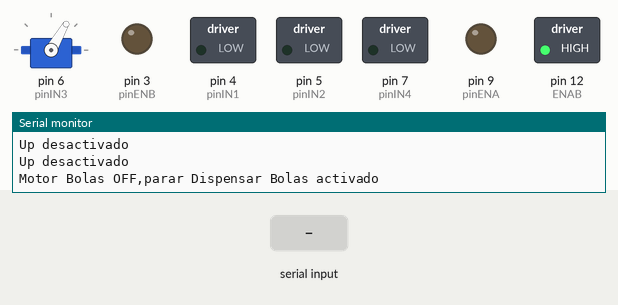
The sketch below on a simulated Arduino Uno, built with avr-gcc and run on an emulated ATmega328P. On the bench: servo, switched loads named in the sketch (green lamp = pin HIGH), output pins drawn as LEDs (lit = HIGH), the last lines printed to the serial monitor. Inputs (shaded band) come from the test bench.

Above: at 1.2 s.
1.3 s: "E" received over the second serial link
At 2.4 s:
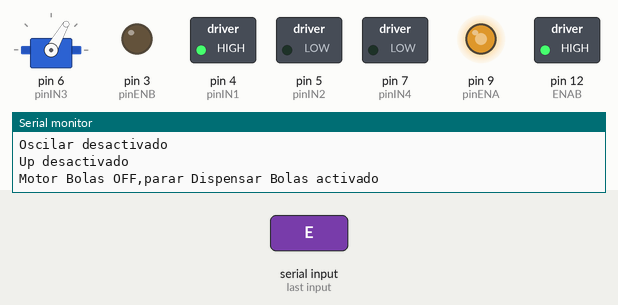
2.9 s: "C" received over the second serial link
At 3.6 s:
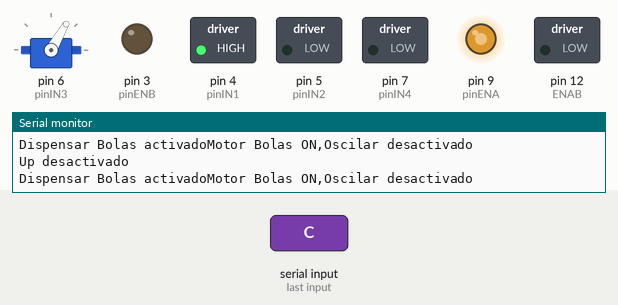
4.5 s: "F" received over the second serial link
At 5.0 s:
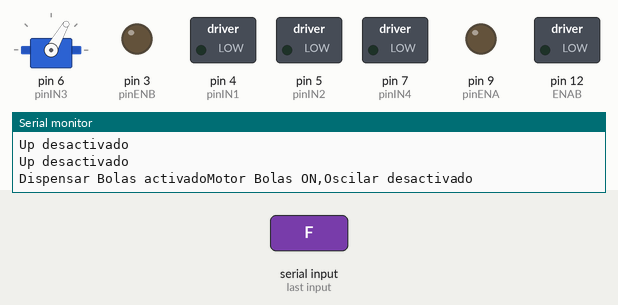
6.1 s: "D" received over the second serial link
At 6.9 s:
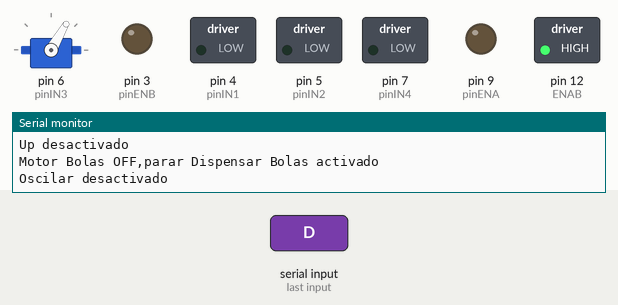
Timing chart, 0 to 9.1 s (numbered marks = the images above; inputs shaded):
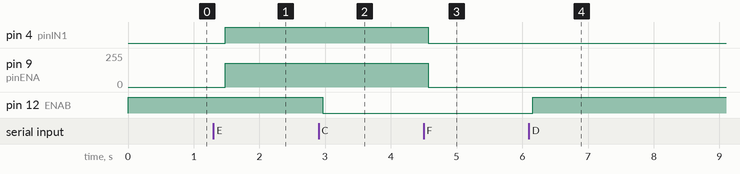

Measured:
- after the input at 1.3 s, pin 4 (pinIN1): LOW → HIGH after 0.18 s; pin 9 (pinENA): 0/255 → 180/255 after 0.18 s
- after the input at 2.9 s, pin 12 (ENAB): HIGH → LOW after 0.06 s
- after the input at 4.5 s, pin 4 (pinIN1): HIGH → LOW after 0.07 s; pin 9 (pinENA): 180/255 → 0/255 after 0.07 s
- after the input at 6.1 s, pin 12 (ENAB): LOW → HIGH after 0.06 s

The sketch:

TTR_V3_Valde.ino
```cpp
//* Ping Pong Robot Inicio de codigo: version 3- Mayo-9-2023 - ALERTA: esta version no esta trabajando- se intento poner a trabajar los sliders- se usa la version pin_pong robot 3
// * by hernando Bolaños
// *se emplea rele par un motoreductor del alimentador de bolas - 30 rpm - variacion de velocidad con plantilla de acceso bolas
// * 01-08-2022- servo variacion update
//* Pruebas comunicaciones con APP
//*15-08-2022 -primeras pruebas de sliders- no operan correctamente con parseint() -debido a que estamos trabajando con multitasking-sin resolver a abril -25-2023
//*29-08-2022 - Settings-segun pruebas - revisar problema de entrada en hibernacion del BTh - sin reoslver a abril-25-2023
// 05-mayo-2023 - nuevo intento de leer los slider de la APP como cadenas de caracteres es muy importante poder cambiar velocidades para darle mas opciones al juego
//
//////////////////////////////////////////////////////////////////////////////////////////////////////
////WARNING: DRAFT CODE////The robot must need adult supervision if there are kids playing with it
/////////////////////////////////////////////////////////////////////////////////////////////////////
//-- Zona de librerías --
// Comunicación serie por software
#include <SoftwareSerial.h>
//-- Zona de definiciones --
#define LED
#define RX 10
#define TX 11
const int pinENA = 9; // Motor UP PWM
const int pinIN1 = 4;// motor UP
const int pinIN2 = 5; // Motor UP
const int pinENB = 3;// Motor Down PWM
const int pinIN3 = 6;//Motor Down
const int pinIN4 = 7;//Motor Down
const int speed = 250; //velocidad de giro 80% (200 de 255)
const int speedoff = 0; //velocidad de giro 0% (0 de 255)
long unsigned valor=0;
//-- Zona de variables globales
SoftwareSerial BT1(RX,TX);

#define ENAB 12 // pIN ENAB para motoreductor de alimeantador de bolas

#include <Servo.h>
Servo myservo; // create servo object to control a servo
int servo_angle = 90;//90
int servo_angle1 = 60;// valor para quedar en posicion central fija
int variacion = 10;/// con esta variable se puede hacer mas lenta o mas rapida la osiclacion
unsigned long startTime_servo = 0;
unsigned long interval_servo = 1100;//t1100
int latchball = 0;
int latchservo = 0;
int latchup = 0;
int latchdown =0;
int latchservoizq =0;
int latchservocen =0;
int latchservoder =0;
int latchservorandom =0;
String dataIn = "";
//int speedup=180;
//int speeddown=180;
String recibido,dataIns;
int s3Act;
int s4Act;
int speedup=180;
int speeddown=180;

void setup()
{

pinMode(ENAB, OUTPUT); // pIN 12 como salida para rele motorreductor
pinMode(pinIN1, OUTPUT);
pinMode(pinIN2, OUTPUT);
pinMode(pinENA, OUTPUT);//PWM usado para velocidad de motor 1 del lanzador
pinMode(pinIN3, OUTPUT);
pinMode(pinIN4, OUTPUT);
pinMode(pinENB, OUTPUT);//PWM uasado para veloidad de motor 2 del lanzador
digitalWrite(ENAB, HIGH);
myservo.attach(6,510,1200); // ancho minimo y max exclusivo para MG996R -base aplicado a este robt attaches the servo on pin 6 to the servo object
Serial.begin(9600);

myservo.write(90); // usado al inicio para verificar si el servo esta activo
myservo.write (0); // ir a posicion de inicio en el centro
myservo.write(60); // usado al inicio para verificar si el servo esta activo

BT1.begin(9600);
BT1.setTimeout(10);
//char recibido=0;
int i=0;
}
void loop()
{
unsigned currentTime = millis();
//char recibido=0; se cambio por string
//int speedup = 0;
//int speeddown = 0;
//Si se ha recibido un dato
if(BT1.available()==true){
recibido=BT1.readString(); //Se carga en la variable recibido/se lle cadena
Serial.print(recibido);

if (recibido.startsWith ("s3")){ //compruba si la cadena empieza con s3
  dataIns= recibido.substring(2,recibido.length());//extraigo los cacteres de la posición 2 en adelante
s3Act=dataIns.toInt(); //convierto de strin a entero
speedup=s3Act;
}


if (recibido.startsWith ("s4")){ //compruba si la cadena empieza con s3
  dataIns= recibido.substring(2,recibido.length());//extraigo los cacteres de la posición 2 en adelante
s3Act=dataIns.toInt(); //convierto de strin a entero
speeddown=s4Act;
}

Serial.print(speedup);
Serial.print(speeddown);
}
//
if (recibido.startsWith("A")){
int latchrobot = 1;
Serial.print("Robot Activado");
}
if (recibido.startsWith("B")){
int latchrobot = 0;
Serial.println("Robot Desactivado");
latchball = 0; //desenganchar
latchservo =0; //desenganchar
latchup=0;//desenganchar
latchdown=0;//desenganchar
latchservoizq=0;//desenganchar
latchservoder=0;//desenganchar
latchservocen=0;//desengachar
digitalWrite(ENAB, HIGH); //aplicar Rele motoreductor off
}
if (recibido.startsWith("C")){
latchball= 1;}
if (recibido.startsWith ("D")){
latchball= 0;}
if (recibido.startsWith ("E")){
latchup= 1;}
if (recibido.startsWith("F")){
latchup= 0;}
if (recibido.startsWith("G")){
latchdown= 1;}
if (recibido.startsWith ("H")){
latchdown= 0;}
if (recibido.startsWith ("I")){
latchservo = 1;}
if (recibido.startsWith("J")){
latchservo = 0;}
if (recibido.startsWith ("Z")){
latchservoizq = 1;}
if (recibido.startsWith("W")){
latchservoizq = 0;}
if (recibido.startsWith("T")){
latchservocen = 1;}
if (recibido.startsWith("X")){
latchservocen = 0;}
if (recibido.startsWith ("R")){
latchservoder = 1;}
if (recibido.startsWith ("Y")){
latchservoder = 0;}
if (recibido.startsWith ("M")){
latchservorandom = 1;}
if (recibido.startsWith("N")){
latchservorandom = 0;}
//if (((valor >=20) and (valor <=25)) and(( latchup=1) and (latchdown =1) )){ const int speed=valor; Serial.print(speed);} // tomando trama de los slider up y down
if (latchball == 1){
Serial.print("Dispensar Bolas activado");
alimbolas();
BT1.write('C');
}
if (latchball == 0){
alimbolasoff();
Serial.println("parar Dispensar Bolas activado");
BT1.write('D');
}
if (latchservo == 1){
Serial.print("Oscilar activado");
oscilar();
//BT1.write('I');}
}
if (latchservo == 0){
Serial.println("Oscilar desactivado");
//BT1.write('J');
}
if (latchup == 1){
uprob();
}
if (latchup == 0){
upoff();
Serial. println("Up desactivado");
BT1.write(' ');
}
if (latchdown == 1){
down();
}
if (latchdown == 0){
downoff();
Serial. println("Up desactivado");
//BTI.write(' ');
}
if (latchservoizq== 1){
//
int i=0;
for (int i = 0; i <= 1; i++) {
oscizq();
}
if (i>=1){
latchservoizq == 0;}
//Serial.println("Fijo en izquierda Activado");
//BTI.write(' ');
}
if (latchservoizq == 0){
//oscizqoff();
//Serial. println(" Fijo en ziquiera desActivado")
//BTI.write(' ');
}
if (latchservocen== 1){
int i=0;
for (int i = 0; i <= 1; i++) {
osccentro();
}
if (i>=1){
latchservocen == 0;}
//Serial. println("Fijo en centro Activado");
//BTI.write(' ');
}
if (latchservocen == 0){
//osccentrooff();
//Serial. println(" Fijo en centro desaActivado)
//BTI.write(' ');
}
if (latchservoder== 1){
int i=0;
for (int i = 0; i <= 1; i++) {
oscder();
}
if (i>=1){
latchservoder == 0;}
//Serial.println("Fijo en centro Activado");
//BTI.write(' ');
}
if (latchservoder == 0){
//oscderoff();
//Serial. println(" Fijo en centro desaActivado)
//BTI.write(' ');
}
}
void alimbolas()// alimenta bolas giando en sentido NCW
{
Serial.print("Motor Bolas ON,");
digitalWrite(ENAB, LOW); // Modo Enable del Motorreductor
}


void alimbolasoff()// alimenta bolas giando en sentido NCW
{
Serial.print("Motor Bolas OFF,");
digitalWrite(ENAB, HIGH); // Modo Enable del Motorreductor
//delay(1000);
}


void oscilar() //activa modo oscilar en el robot - izquierda a derecha
{
unsigned currentTime = millis();
//Serial.println("servo");
if (currentTime - startTime_servo >= interval_servo){
startTime_servo=currentTime;
myservo.write(servo_angle);
servo_angle = servo_angle + variacion;
if (servo_angle == 150) servo_angle = 30;
//Serial.println(servo_angle);
}
}
void oscizq() //activa modo oscilar en el robot - izquierda a derecha
{
unsigned currentTime = millis();
//Serial.println("servo");
if (currentTime - startTime_servo >= interval_servo){
startTime_servo=currentTime;
myservo.write(160);
//Serial.println(servo_angle);
}
}
void oscder() //activa modo oscilar en el robot - izquierda a derecha
{
unsigned currentTime = millis();
//Serial.println("servo");
if (currentTime - startTime_servo >= interval_servo){
startTime_servo=currentTime;
myservo.write(0);
}
}
void osccentro() //activa modo oscilar en el robot - izquierda a derecha
{
unsigned currentTime = millis();
//Serial.println("servo");
if (currentTime - startTime_servo >= interval_servo){
startTime_servo=currentTime;
myservo.write(90);
}
}
void oscizqoff() //activa modo oscilar en el robot - izquierda a derecha
{
unsigned currentTime = millis();
//Serial.println("servo");
if (currentTime - startTime_servo >= interval_servo){
startTime_servo=currentTime;
myservo.write(90);
//Serial.println(servo_angle);
}
}
void oscderoff() //activa modo oscilar en el robot - izquierda a derecha
{
unsigned currentTime = millis();
//Serial.println("servo");
if (currentTime - startTime_servo >= interval_servo){
startTime_servo=currentTime;
myservo.write(90);
}
}
void osccentrooff() //activa modo oscilar en el robot - izquierda a derecha
{
unsigned currentTime = millis();
//Serial.println("servo");
if (currentTime - startTime_servo >= interval_servo){
startTime_servo=currentTime;
myservo.write(90);
}
}
void uprob() //
{
//Serial.println("corriendo rutina UP,");
// Serial.println(speedup);
digitalWrite(pinIN1, HIGH);
digitalWrite(pinIN2, LOW);
analogWrite(pinENA, speedup);

}
void upoff()
{ //Serial.println("corriendo rutina upoff");
digitalWrite(pinIN1, LOW);
digitalWrite(pinIN2, LOW);
analogWrite(pinENA, speedoff);

}
void down()
{
digitalWrite(pinIN3, LOW);
digitalWrite(pinIN4, HIGH);
analogWrite(pinENB, speeddown);

}
void downoff()
{
digitalWrite(pinIN3, LOW);
digitalWrite(pinIN4, LOW);
analogWrite(pinENB, speedoff);

}
```
